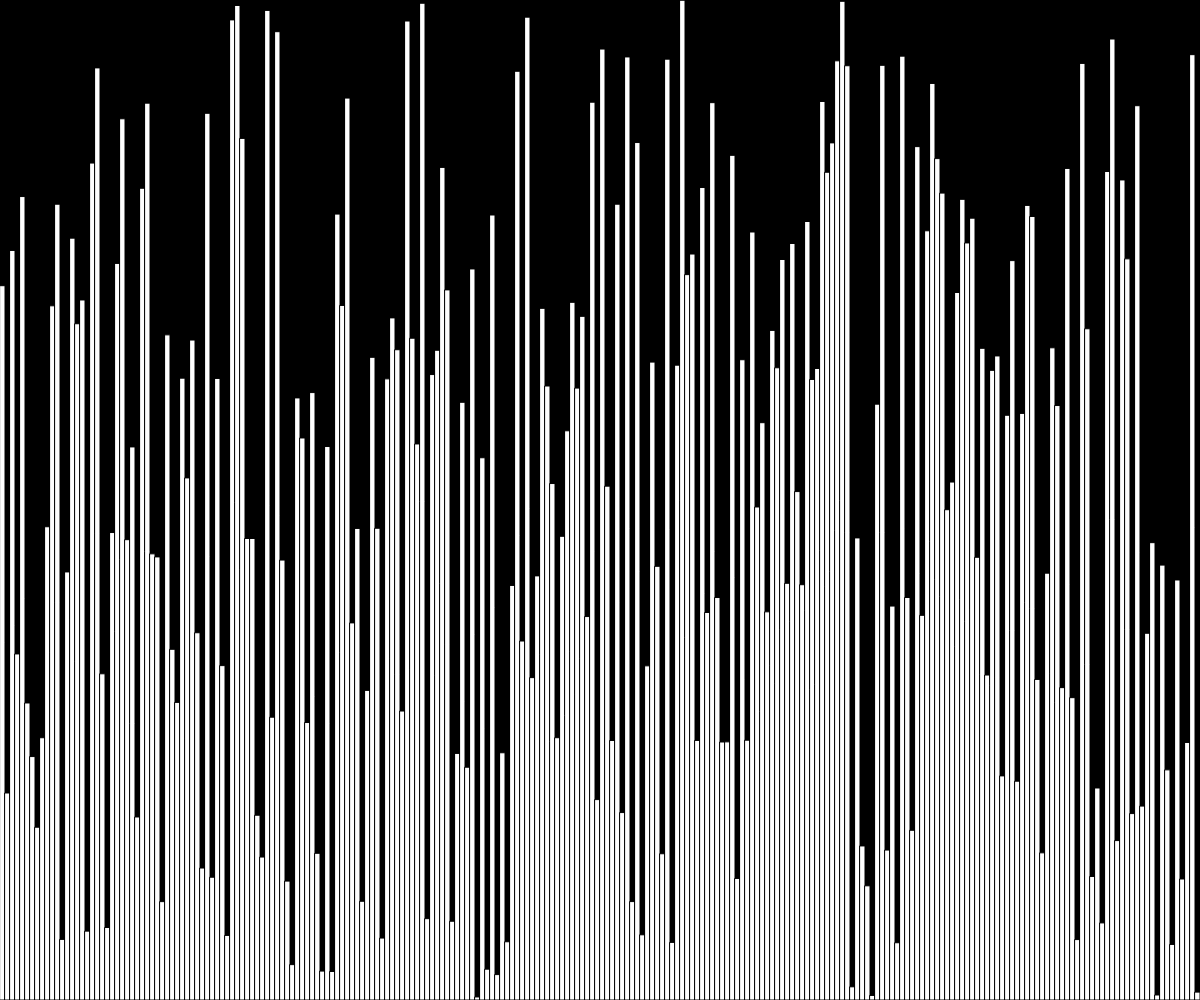
Frame 1 (no input)
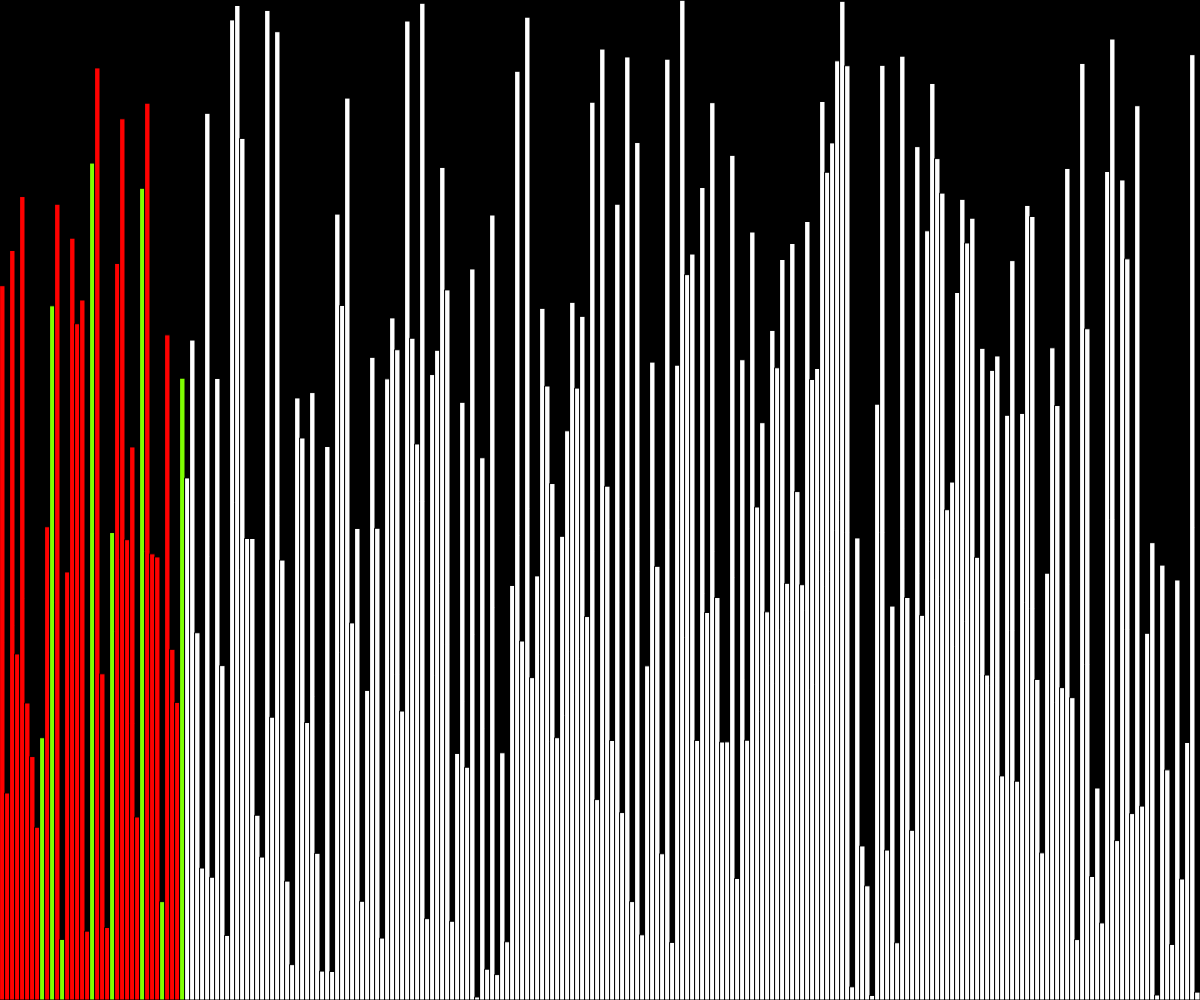
Frame 60 (no input)
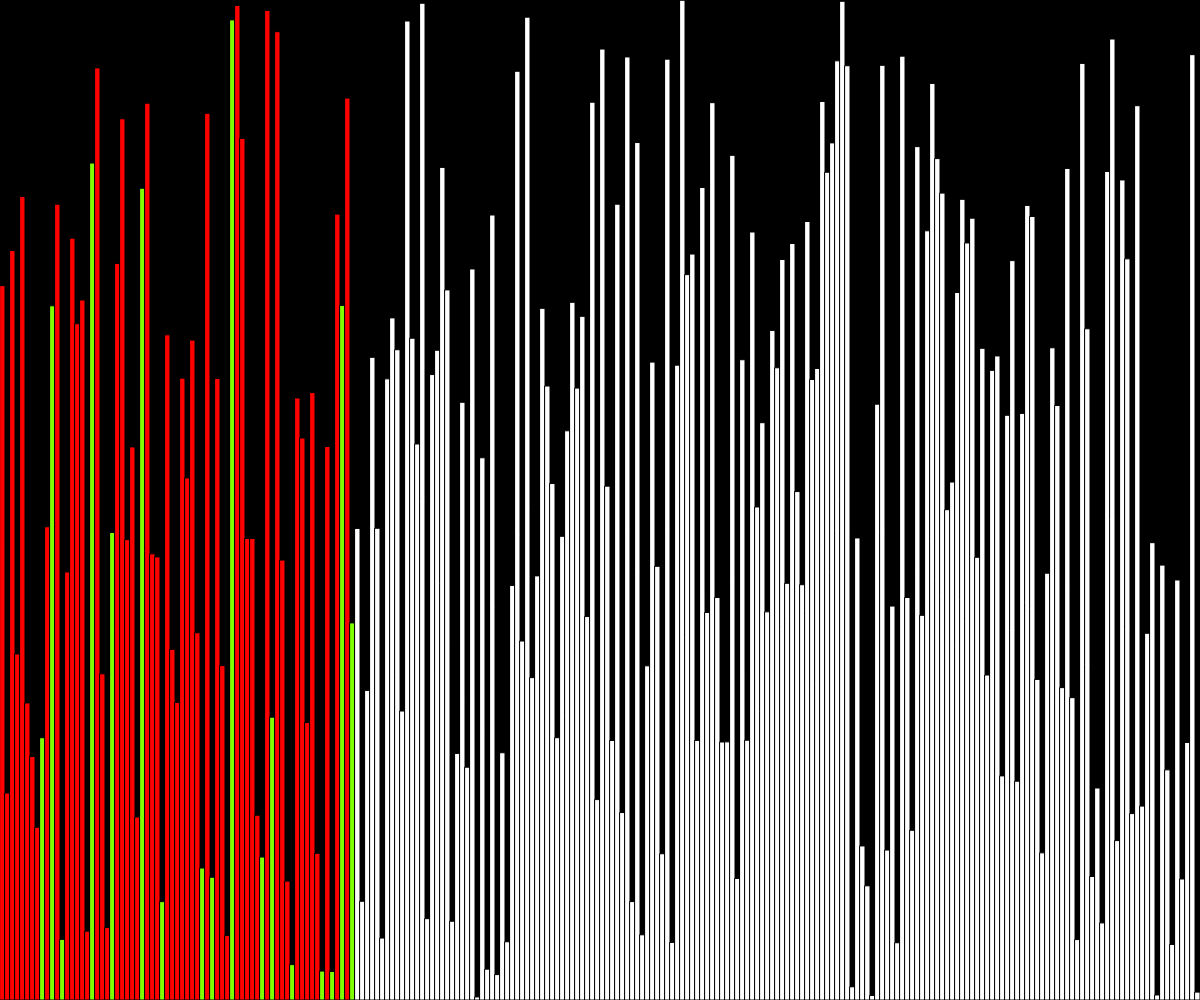
Frame 120 (the mouse pressed at the canvas centre since frame 60)

The p5.js sketch that drew these frames (run headless with seeded random() and noise() and a simulated clock; from frame 60 on, the mouse is pressed at the canvas centre):

// p5.js sketch
// ── sketch.js
let values = [];
let w = 5;

let states = [];

function setup() {
	createCanvas(windowWidth, windowHeight);
	values = new Array(floor(width / w));
	for (let i = 0; i < values.length; i++) {
		values[i] = random(height);
		states[i] = -1;
	}
	console.log(values);
	mergesort(values);
	console.log(values);
}

async function mergesort(array) {
	var n = array.length,
		a0 = array,
		a1 = new Array(n);
	for (var m = 1; m < n; m <<= 1) {
		for (var i = 0; i < n; i += m << 1) {
			var left = i,
				right = Math.min(i + m, n),
				end = Math.min(i + (m << 1), n);
			await sleep(100);
			merge(a0, a1, left, right, end);
		}
		(i = a0), (a0 = a1), (a1 = i);
	}
	if (array === a1) {
		for (var i = 0; i < n; ++i) {
			array[i] = a0[i];
		}
	}
}

async function merge(a0, a1, left, right, end) {
	for (var i0 = left, i1 = right; left < end; ++left) {
		if (i0 < right && (i1 >= end || a0[i0] <= a0[i1])) {
			a1[left] = a0[i0++];
		} else {
			a1[left] = a0[i1++];
		}
		states[i0] = 0;
		states[i1] = 1;
	}
}

function draw() {
	background(0);
	for (let i = 0; i < values.length; i++) {
		if (states[i] == 0) {
			fill("#FF0000");
		} else if (states[i] == 1) {
			fill("#7FFF00");
		} else {
			fill(255);
		}
		rect(i * w, height - values[i], w, values[i]);
	}
}

async function swap(arr, a, b) {
	await sleep(50);
	let temp = arr[a];
	arr[a] = arr[b];
	arr[b] = temp;
}

function sleep(ms) {
	return new Promise((resolve) => setTimeout(resolve, ms));
}
